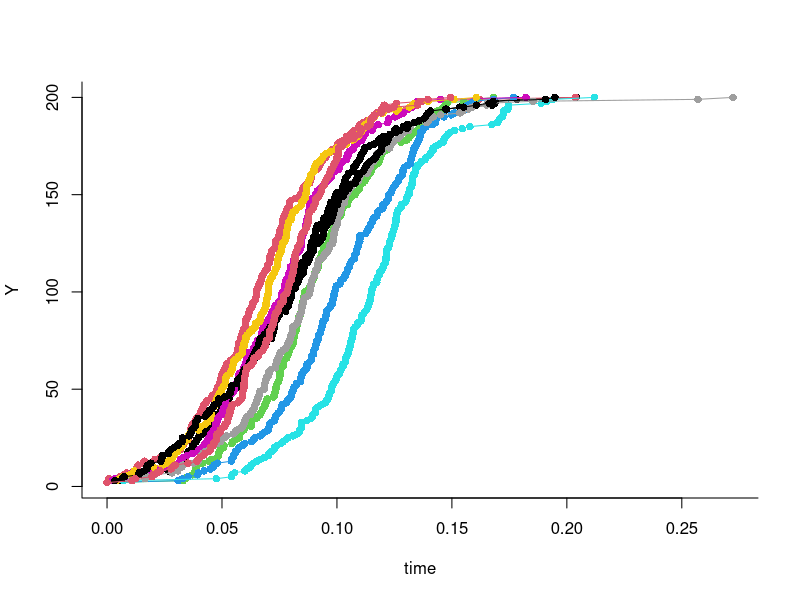
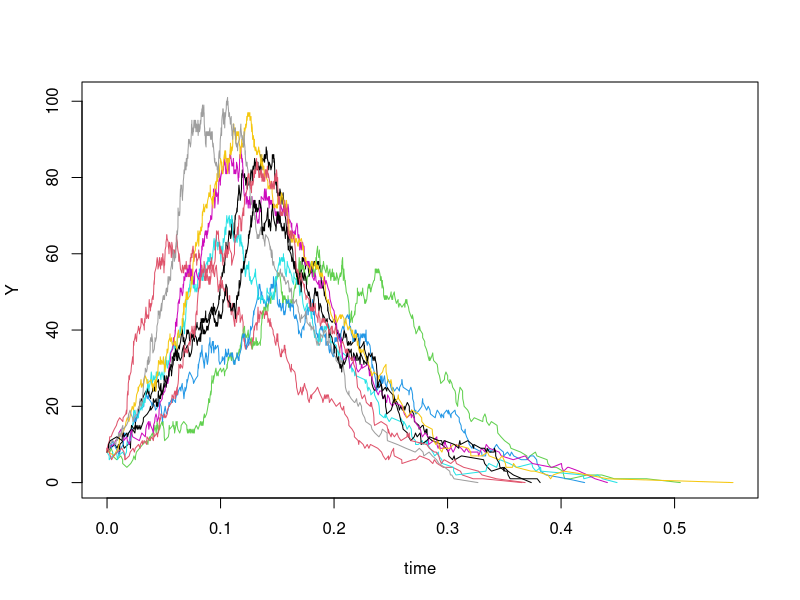
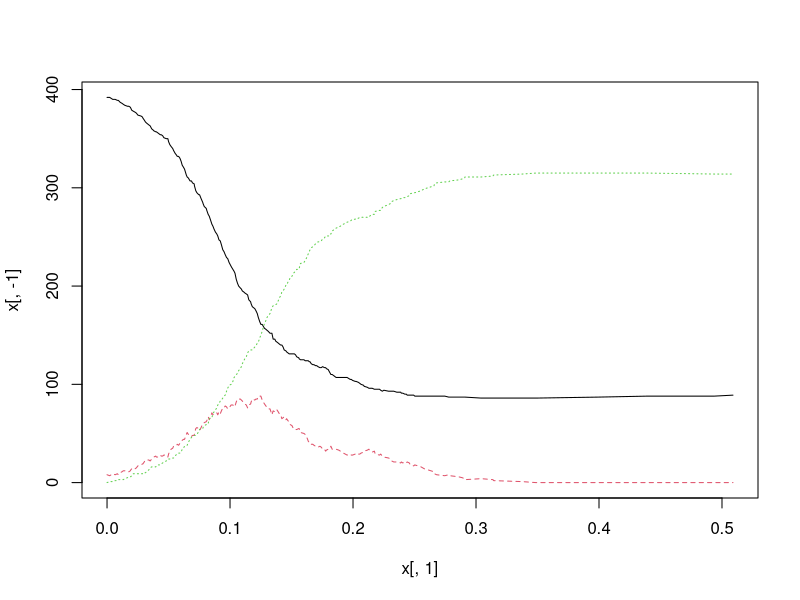
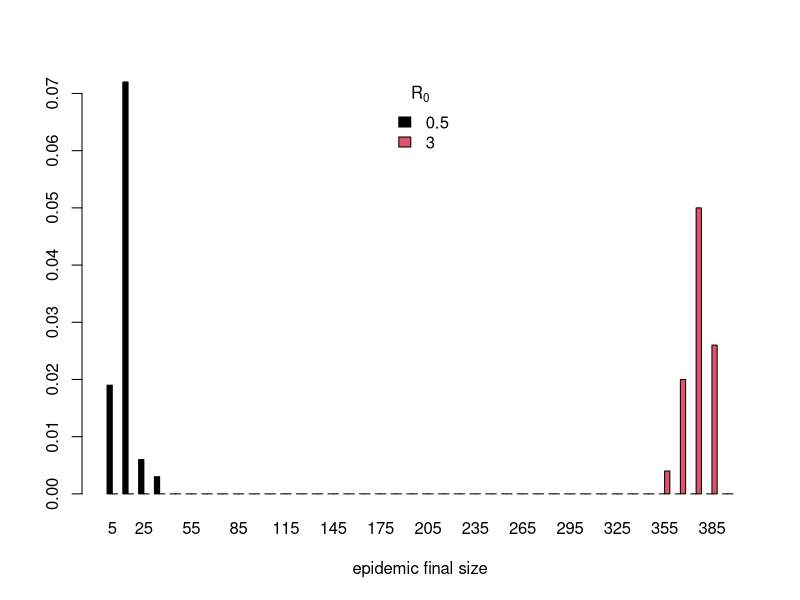

R code for these plots, in order: (Note: this script raises an error after producing the figures.)
## ---- chunk 1
library(knitr)
prefix <- "gillespie"
opts_chunk$set(
  progress=TRUE,
  prompt=FALSE,tidy=FALSE,highlight=TRUE,
  strip.white=TRUE,
  warning=FALSE,
  message=FALSE,
  error=FALSE,
  echo=TRUE,
  cache=TRUE,
  cache.extra=rand_seed,
  results='markup',
  fig.show='asis',
  size='small',
  fig.lp="fig:",
  fig.path=paste0("figure/",prefix,"-"),
  cache.path=paste0("cache/",prefix,"-"),
  fig.pos="h!",
  fig.align='center',
  fig.height=4,fig.width=6.83,
  dpi=100,
  dev='png',
  dev.args=list(bg='transparent')
)
options(keep.source=TRUE,encoding="UTF-8")
## ---- chunk 2
SI.simul <- function (x, params, nstep) {
  ## set up an array to store results
  output <- array(dim=c(nstep+1,3))       
  ## name the variables in the array
  colnames(output) <- c("time","X","Y")   
  output[1,] <- x # initial condition
  ## iterate the model for nstep events
  for (k in 1:nstep) {
    ## update x and store result
    output[k+1,] <- x <- SI.onestep(x,params) 
  }
  as.data.frame(output)
}
## ---- chunk 3
SI.onestep <- function (x, params) {     
  ## the second element of x is number of susceptibles X
  X <- x[2]
  ## the third element of x is number of infecteds Y
  Y <- x[3]                             
  event.rate <- params["beta"]*X*Y/(X+Y)
  ## how much time do we wait for this event?
  tau <- rexp(n=1,rate=event.rate) 
  c(tau=x[1]+tau,X=X-1,Y=Y+1)
}
## ---- chunk 4
set.seed(38499583)    # make results repeatable
nsims <- 10           # number of simulations to run
pop.size <- 200       # size of the population
Y0 <- 2               # initial number infected
nstep <- pop.size-Y0  # run until everyone infected
xstart <- c(time=0,X=(pop.size-Y0),Y=Y0)  # initial conditions
params <- c(beta=60,gamma=365/13)         # parameters (R0=2.1)
simdat <- vector(mode='list',length=nsims) # to store simulated data
for (k in 1:nsims) {
  simdat[[k]] <- SI.simul(xstart,params,nstep)
}

trange <- range(sapply(simdat,function(x)range(x$time)))
yrange <- range(sapply(simdat,function(x)range(x$Y)))

plot(trange,yrange,type='n',xlab='time',ylab="Y",bty='l')
for (k in 1:nsims)
  lines(Y~time,data=simdat[[k]],col=k,type='o',pch=16)
## ---- chunk 5

SIR.onestep <- function (x, params) {
  X <- x[2]
  Y <- x[3]
  Z <- x[4]
  N <- X+Y+Z
  beta <- params["beta"]
  mu <- params["mu"]
  gamma <- params["gamma"]
  ## each individual rate
  rates <- c(
             birth=mu*N,
             infection=beta*X*Y/N,
             recovery=gamma*Y,
             sdeath=mu*X,
             ideath=mu*Y,
             rdeath=mu*Z
             )
  ## what changes with each event?
  transitions <- list( 
                      birth=c(1,0,0),
                      infection=c(-1,1,0),
                      recovery=c(0,-1,1),
                      sdeath=c(-1,0,0),
                      ideath=c(0,-1,0),
                      rdeath=c(0,0,-1)
                      )
  ## total event rate
  total.rate <- sum(rates)
  ## waiting time
  if (total.rate==0) 
    tau <- Inf
  else
    tau <- rexp(n=1,rate=total.rate)
  ## which event occurs?
  event <- sample.int(n=6,size=1,prob=rates/total.rate)
  x+c(tau,transitions[[event]])
}

## ---- chunk 6
SIR.simul <- function (x, params, maxstep = 10000) {
  output <- array(dim=c(maxstep+1,4))
  colnames(output) <- names(x)
  output[1,] <- x
  k <- 1
  ## loop until either k > maxstep or
  ## there are no more infectives
  while ((k <= maxstep) && (x["Y"] > 0)) {
    k <- k+1
    output[k,] <- x <- SIR.onestep(x,params)
  }
  as.data.frame(output[1:k,])
}
## ---- chunk 7
set.seed(56856583)
nsims <- 10
xstart <- c(time=0,X=392,Y=8,Z=0) #initial conditions
params <- c(mu=0.02,beta=60,gamma=365/13) #parameters

require(plyr)
simdat <- rdply(
                nsims,
                SIR.simul(xstart,params)
                )
head(simdat)
plot(Y~time,data=simdat,type='n')
d_ply(simdat,".n",function(x)lines(Y~time,data=x,col=.n))
## ---- chunk 8
SIR.simul.alt <- function (x, params, times) {
  output <- array(dim=c(length(times),4),dimnames=list(NULL,names(x)))
  t <- x[1]
  stopifnot(t<=times[1])
  ## loop until either k > maxstep or
  ## there are no more infectives
  k <- 1
  while (k <= length(times)) {
    while (t < times[k]) {
      x <- SIR.onestep(x,params)
      t <- x[1]
    }
    while (t >= times[k] && k <= length(times)) {
      output[k,] <- x
      k <- k+1
    }
  }
  as.data.frame(output)
}
## ---- chunk 9
xstart <- c(time=0,X=392,Y=8,Z=0)
params <- c(mu=0.02,beta=60,gamma=365/13)
times <- seq(from=0,to=0.5,by=0.001)
x <- SIR.simul.alt(xstart,times=times,params=params)
print(x[1,])
matplot(x[,1],x[,-1],type='l')
## ---- chunk 10
R0vals <- c(0.5,3)                      # R0 values to explore
xstart <- c(time=0,X=392,Y=8,Z=0)
params <- c(mu=0.02,beta=60,gamma=365/13) #parameters
nsims <- 100                      # number of simulations per R0 value
simdat <- array(dim=c(length(R0vals),nsims))
for (k in seq_along(R0vals)) {
  R0 <- R0vals[k]
  params <- c(mu=1/60,gamma=365/13,beta=R0*365/13)
  simdat[k,] <- replicate(n=nsims,
                          {
                            sim <- SIR.simul(xstart,params)
                            tail(sim$Z,1)
                          }
                          )
}
## ---- chunk 11
binwidth <- 10
popsize <- sum(xstart[-1])
breaks <- seq(from=0,to=popsize,by=binwidth)
hists <- apply(simdat,1,hist,breaks=breaks,plot=FALSE)
midpoints <- hists[[1]]$mids
counts <- sapply(hists,function(x)x$counts)
prob <- sapply(hists,function(x)x$density)

barplot(height=t(prob),width=binwidth,names=midpoints,
        beside=T,col=seq_along(R0vals),
        xlab="epidemic final size")
legend("top",legend=R0vals,fill=seq_along(R0vals),
       title=expression(R[0]),bty='n')
## ---- chunk 12
require(ggplot2)
require(reshape2)

rownames(simdat) <- R0vals
simdat2 <- melt(simdat,
                varnames=c("R0","rep"),
                value.name="finalsize"
                )
ggplot(data=simdat2,mapping=aes(x=finalsize,group=R0))+
  geom_histogram(binwidth=10,color=NA,position='dodge')+
  facet_grid(R0~.,labeller=label_bquote(R[0]==.(x)))
## ---- chunk 13
R0vals <- seq(0.8,1.4,by=0.05)
xstart <- c(time=0,X=392,Y=8,Z=0)
nsims <- 1000
data <- array(dim=c(length(R0vals),nsims))
for (k in seq_along(R0vals)) {
  R0 <- R0vals[k]
  params <- c(mu=1/60,gamma=365/13,beta=R0*365/13)
  data[k,] <- replicate(n=nsims,
                        {
                          sim <- SIR.simul(xstart,params)
                          tail(sim$Z,1)
                        }
                        )
}
medians <- apply(data,1,median)
means <- apply(data,1,mean)
sds <- apply(data,1,sd)
matplot(R0vals,cbind(mean=means,sd=sds,median=medians),
        xlab=expression(R[0]),ylab="number of infections",
        type='n')
lines(R0vals,means,col='red')
lines(R0vals,sds,col='blue')
lines(R0vals,medians,col='black')
legend("topleft",
       lty=1,col=c("red","blue","black"),
       legend=c("mean","sd","median"),
       title="epidemic final size",
       bty='n')
## ---- chunk 14
eulmar <- function (func, xstart, times, params, dt) {
  out <- array(
               dim=c(length(times),length(xstart)),
               dimnames=list(NULL,names(xstart))
               )
  out[1,] <- x <- xstart
  t <- times[1]
  for (k in seq.int(from=2,to=length(times))) {
    while (t < times[k]) {
      dx <- func(t,x,params,dt)
      x <- x+dx
      t <- t+dt
    }
    out[k,] <- x
  }
  as.data.frame(cbind(time=times,out))
}
## ---- chunk 15
sir.eulerstep <- function (t, x, params, dt) {
  N <- sum(x)
  means <- c(
             params["mu"]*N,
             params["beta"]*x[1]*x[2]/N,
             params["gamma"]*x[2],
             params["mu"]*x
             )*dt
  dn <- rnorm(n=6,mean=means,sd=sqrt(means))
  c(
    dn[1]-dn[2]-dn[4],
    dn[2]-dn[3]-dn[5],
    dn[3]-dn[6]
    )
}
## ---- chunk 16
set.seed(238785319)
xstart <- c(X=392,Y=8,Z=0) #initial conditions
params <- c(mu=0.02,beta=50,gamma=365/13) #parameters
times <- seq(from=0,to=0.5,by=1/365)
x <- eulmar(func=sir.eulerstep,
            xstart=xstart,params=params,
            times=times,
            dt=0.001)
plot(Y~time,data=x,type='o')
## ---- chunk 17
log.sir.eulerstep <- function (t, x, params, dt) {
  x <- exp(x)
  N <- sum(x)
  means <- c(
             params["mu"]*N,
             params["beta"]*x[1]*x[2]/N,
             params["gamma"]*x[2],
             params["mu"]*x
             )*dt
  v <- means
  dn <- rnorm(n=6,mean=means,sd=sqrt(means))
  c(
    (dn[1]-dn[2]-dn[4])/x[1]-sum(v[c(1,2,4)])/2/x[1]/x[1],
    (dn[2]-dn[3]-dn[5])/x[2]-sum(v[c(2,3,5)])/2/x[2]/x[2],
    (dn[3]-dn[6])/x[3]-sum(v[c(3,6)])/2/x[3]/x[3]
    )
}

set.seed(23785319)
xstart <- c(X=392,Y=8,Z=1)
params <- c(mu=0.02,beta=50,gamma=365/13)
times <- seq(from=0,to=0.5,by=1/365)
x <- eulmar(func=log.sir.eulerstep,
            xstart=log(xstart),
            params=params,
            times=times,
            dt=0.001)
within(
       x,
       {
         X <- exp(X)
         Y <- exp(Y)
         Z <- exp(Z)
       }
       ) -> x
plot(Y~time,data=x,type='o')

require(plyr)
simdat <- rdply(
                20,
                within(
                       eulmar(func=log.sir.eulerstep,
                              xstart=log(xstart),
                              params=params,
                              times=times,
                              dt=0.001),
                       {
                         X <- exp(X)
                         Y <- exp(Y)
                         Z <- exp(Z)
                       }
                       )
                )
plot(Y~time,data=simdat,type='n')
d_ply(simdat,".n",function(x)lines(Y~time,data=x,col=.n))
